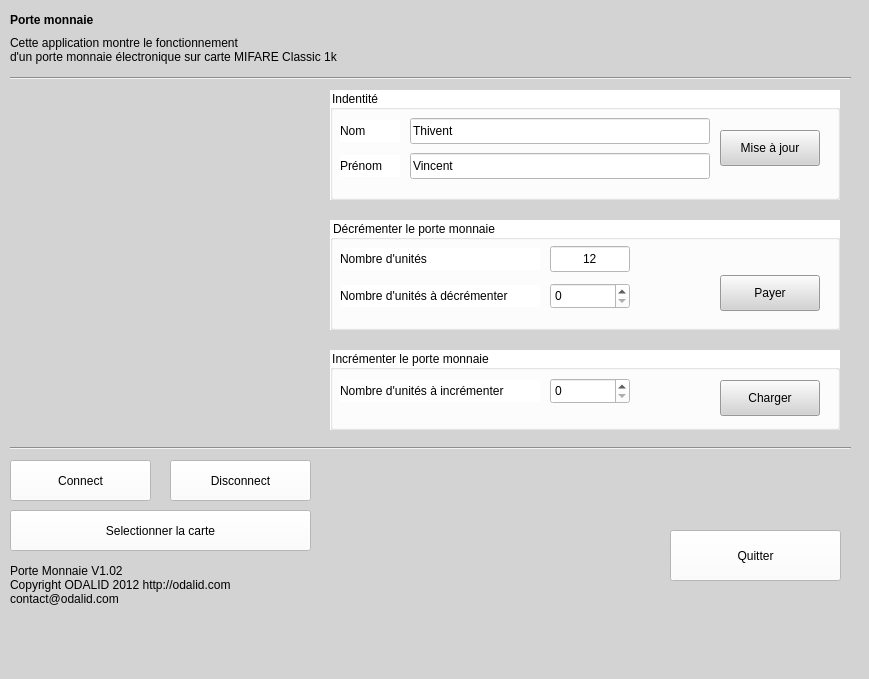
<?xml version="1.0" encoding="UTF-8"?>
<ui version="4.0">
 <class>MainWindow</class>
 <widget class="QMainWindow" name="MainWindow">
  <property name="geometry">
   <rect>
    <x>0</x>
    <y>0</y>
    <width>869</width>
    <height>679</height>
   </rect>
  </property>
  <property name="windowTitle">
   <string>ODALID Porte monnaie</string>
  </property>
  <property name="styleSheet">
   <string notr="true">background-color: lightgray;</string>
  </property>
  <widget class="QWidget" name="centralwidget">
   <widget class="QLabel" name="labelTitre">
    <property name="geometry">
     <rect>
      <x>10</x>
      <y>10</y>
      <width>300</width>
      <height>20</height>
     </rect>
    </property>
    <property name="styleSheet">
     <string notr="true"/>
    </property>
    <property name="text">
     <string>&lt;b&gt;Porte monnaie&lt;/b&gt;</string>
    </property>
   </widget>
   <widget class="QLabel" name="labelDesc">
    <property name="geometry">
     <rect>
      <x>10</x>
      <y>30</y>
      <width>400</width>
      <height>40</height>
     </rect>
    </property>
    <property name="styleSheet">
     <string notr="true"/>
    </property>
    <property name="text">
     <string>Cette application montre le fonctionnement&lt;br/&gt;d'un porte monnaie électronique sur carte MIFARE Classic 1k</string>
    </property>
   </widget>
   <widget class="QLabel" name="labelLogo">
    <property name="geometry">
     <rect>
      <x>750</x>
      <y>5</y>
      <width>100</width>
      <height>60</height>
     </rect>
    </property>
    <property name="text">
     <string/>
    </property>
    <property name="pixmap">
     <pixmap>../../../Downloads/TDTP/TDTP/Librairie+sample/Librairie+sample/doc/html/Odalid_Logo_120x60.jpg</pixmap>
    </property>
    <property name="alignment">
     <set>Qt::AlignCenter</set>
    </property>
   </widget>
   <widget class="QLabel" name="labelLogoVague">
    <property name="geometry">
     <rect>
      <x>0</x>
      <y>110</y>
      <width>300</width>
      <height>300</height>
     </rect>
    </property>
    <property name="text">
     <string/>
    </property>
    <property name="pixmap">
     <pixmap>../../../Downloads/image-removebg-preview.png</pixmap>
    </property>
    <property name="alignment">
     <set>Qt::AlignCenter</set>
    </property>
   </widget>
   <widget class="QGroupBox" name="groupIdentite">
    <property name="geometry">
     <rect>
      <x>330</x>
      <y>90</y>
      <width>510</width>
      <height>110</height>
     </rect>
    </property>
    <property name="styleSheet">
     <string notr="true">background-color: white;</string>
    </property>
    <property name="title">
     <string>Indentité</string>
    </property>
    <widget class="QLabel" name="labelNom">
     <property name="geometry">
      <rect>
       <x>10</x>
       <y>30</y>
       <width>60</width>
       <height>22</height>
      </rect>
     </property>
     <property name="text">
      <string>Nom</string>
     </property>
    </widget>
    <widget class="QLineEdit" name="lineEditNom">
     <property name="geometry">
      <rect>
       <x>80</x>
       <y>28</y>
       <width>300</width>
       <height>26</height>
      </rect>
     </property>
     <property name="text">
      <string>Thivent</string>
     </property>
    </widget>
    <widget class="QLabel" name="labelPrenom">
     <property name="geometry">
      <rect>
       <x>10</x>
       <y>65</y>
       <width>60</width>
       <height>22</height>
      </rect>
     </property>
     <property name="text">
      <string>Prénom</string>
     </property>
    </widget>
    <widget class="QLineEdit" name="lineEditPrenom">
     <property name="geometry">
      <rect>
       <x>80</x>
       <y>63</y>
       <width>300</width>
       <height>26</height>
      </rect>
     </property>
     <property name="text">
      <string>Vincent</string>
     </property>
    </widget>
    <widget class="QPushButton" name="btnMiseAJour">
     <property name="geometry">
      <rect>
       <x>390</x>
       <y>40</y>
       <width>100</width>
       <height>36</height>
      </rect>
     </property>
     <property name="styleSheet">
      <string notr="true">background-color: lightgray;</string>
     </property>
     <property name="text">
      <string>Mise à jour</string>
     </property>
    </widget>
   </widget>
   <widget class="QGroupBox" name="groupDecrementer">
    <property name="geometry">
     <rect>
      <x>330</x>
      <y>220</y>
      <width>510</width>
      <height>110</height>
     </rect>
    </property>
    <property name="styleSheet">
     <string notr="true">background-color: white;</string>
    </property>
    <property name="title">
     <string>Décrémenter le porte monnaie</string>
    </property>
    <widget class="QLabel" name="labelNbUnites">
     <property name="geometry">
      <rect>
       <x>10</x>
       <y>28</y>
       <width>200</width>
       <height>22</height>
      </rect>
     </property>
     <property name="text">
      <string>Nombre d'unités</string>
     </property>
    </widget>
    <widget class="QLineEdit" name="lineEditNbUnites">
     <property name="geometry">
      <rect>
       <x>220</x>
       <y>26</y>
       <width>80</width>
       <height>26</height>
      </rect>
     </property>
     <property name="text">
      <string>12</string>
     </property>
     <property name="alignment">
      <set>Qt::AlignCenter</set>
     </property>
     <property name="readOnly">
      <bool>true</bool>
     </property>
    </widget>
    <widget class="QLabel" name="labelNbDecrementer">
     <property name="geometry">
      <rect>
       <x>10</x>
       <y>65</y>
       <width>200</width>
       <height>22</height>
      </rect>
     </property>
     <property name="text">
      <string>Nombre d'unités à décrémenter</string>
     </property>
    </widget>
    <widget class="QSpinBox" name="spinBoxDecrementer">
     <property name="geometry">
      <rect>
       <x>220</x>
       <y>63</y>
       <width>80</width>
       <height>26</height>
      </rect>
     </property>
     <property name="minimum">
      <number>0</number>
     </property>
     <property name="maximum">
      <number>9999</number>
     </property>
     <property name="value">
      <number>0</number>
     </property>
    </widget>
    <widget class="QPushButton" name="btnPayer">
     <property name="geometry">
      <rect>
       <x>390</x>
       <y>55</y>
       <width>100</width>
       <height>36</height>
      </rect>
     </property>
     <property name="styleSheet">
      <string notr="true">background-color: lightgray;</string>
     </property>
     <property name="text">
      <string>Payer</string>
     </property>
    </widget>
   </widget>
   <widget class="QGroupBox" name="groupIncrementer">
    <property name="geometry">
     <rect>
      <x>330</x>
      <y>350</y>
      <width>510</width>
      <height>80</height>
     </rect>
    </property>
    <property name="autoFillBackground">
     <bool>false</bool>
    </property>
    <property name="styleSheet">
     <string notr="true">background-color: white;</string>
    </property>
    <property name="title">
     <string>Incrémenter le porte monnaie</string>
    </property>
    <widget class="QLabel" name="labelNbIncrementer">
     <property name="geometry">
      <rect>
       <x>10</x>
       <y>30</y>
       <width>200</width>
       <height>22</height>
      </rect>
     </property>
     <property name="text">
      <string>Nombre d'unités à incrémenter</string>
     </property>
    </widget>
    <widget class="QSpinBox" name="spinBoxIncrementer">
     <property name="geometry">
      <rect>
       <x>220</x>
       <y>28</y>
       <width>80</width>
       <height>26</height>
      </rect>
     </property>
     <property name="minimum">
      <number>0</number>
     </property>
     <property name="maximum">
      <number>9999</number>
     </property>
     <property name="value">
      <number>0</number>
     </property>
    </widget>
    <widget class="QPushButton" name="btnCharger">
     <property name="geometry">
      <rect>
       <x>390</x>
       <y>30</y>
       <width>100</width>
       <height>36</height>
      </rect>
     </property>
     <property name="styleSheet">
      <string notr="true">background-color: lightgray;</string>
     </property>
     <property name="text">
      <string>Charger</string>
     </property>
    </widget>
   </widget>
   <widget class="QPushButton" name="btnConnect">
    <property name="geometry">
     <rect>
      <x>10</x>
      <y>460</y>
      <width>141</width>
      <height>41</height>
     </rect>
    </property>
    <property name="styleSheet">
     <string notr="true">background-color: white;</string>
    </property>
    <property name="text">
     <string>Connect</string>
    </property>
   </widget>
   <widget class="QPushButton" name="btnDisconnect">
    <property name="geometry">
     <rect>
      <x>170</x>
      <y>460</y>
      <width>141</width>
      <height>41</height>
     </rect>
    </property>
    <property name="styleSheet">
     <string notr="true">background-color: white;</string>
    </property>
    <property name="text">
     <string>Disconnect</string>
    </property>
   </widget>
   <widget class="QPushButton" name="btnSelectionnerCarte">
    <property name="geometry">
     <rect>
      <x>10</x>
      <y>510</y>
      <width>301</width>
      <height>41</height>
     </rect>
    </property>
    <property name="styleSheet">
     <string notr="true">background-color: white;</string>
    </property>
    <property name="text">
     <string>Selectionner la carte</string>
    </property>
   </widget>
   <widget class="QLabel" name="labelVersion">
    <property name="geometry">
     <rect>
      <x>10</x>
      <y>560</y>
      <width>400</width>
      <height>51</height>
     </rect>
    </property>
    <property name="text">
     <string>&lt;html&gt;&lt;head/&gt;&lt;body&gt;&lt;p&gt;Porte Monnaie V1.02&lt;br/&gt;Copyright ODALID 2012 http://odalid.com&lt;br/&gt;contact@odalid.com&lt;/p&gt;&lt;/body&gt;&lt;/html&gt;</string>
    </property>
    <property name="openExternalLinks">
     <bool>true</bool>
    </property>
   </widget>
   <widget class="QPushButton" name="btnQuitter">
    <property name="geometry">
     <rect>
      <x>670</x>
      <y>530</y>
      <width>171</width>
      <height>51</height>
     </rect>
    </property>
    <property name="styleSheet">
     <string notr="true">background-color: white;</string>
    </property>
    <property name="text">
     <string>Quitter</string>
    </property>
   </widget>
   <widget class="Line" name="line">
    <property name="geometry">
     <rect>
      <x>10</x>
      <y>440</y>
      <width>841</width>
      <height>16</height>
     </rect>
    </property>
    <property name="orientation">
     <enum>Qt::Horizontal</enum>
    </property>
   </widget>
   <widget class="Line" name="line_2">
    <property name="geometry">
     <rect>
      <x>10</x>
      <y>70</y>
      <width>841</width>
      <height>16</height>
     </rect>
    </property>
    <property name="orientation">
     <enum>Qt::Horizontal</enum>
    </property>
   </widget>
  </widget>
 </widget>
 <resources/>
 <connections>
  <connection>
   <sender>btnQuitter</sender>
   <signal>clicked()</signal>
   <receiver>MainWindow</receiver>
   <slot>close()</slot>
   <hints>
    <hint type="sourcelabel">
     <x>790</x>
     <y>515</y>
    </hint>
    <hint type="destinationlabel">
     <x>430</x>
     <y>270</y>
    </hint>
   </hints>
  </connection>
 </connections>
</ui>
